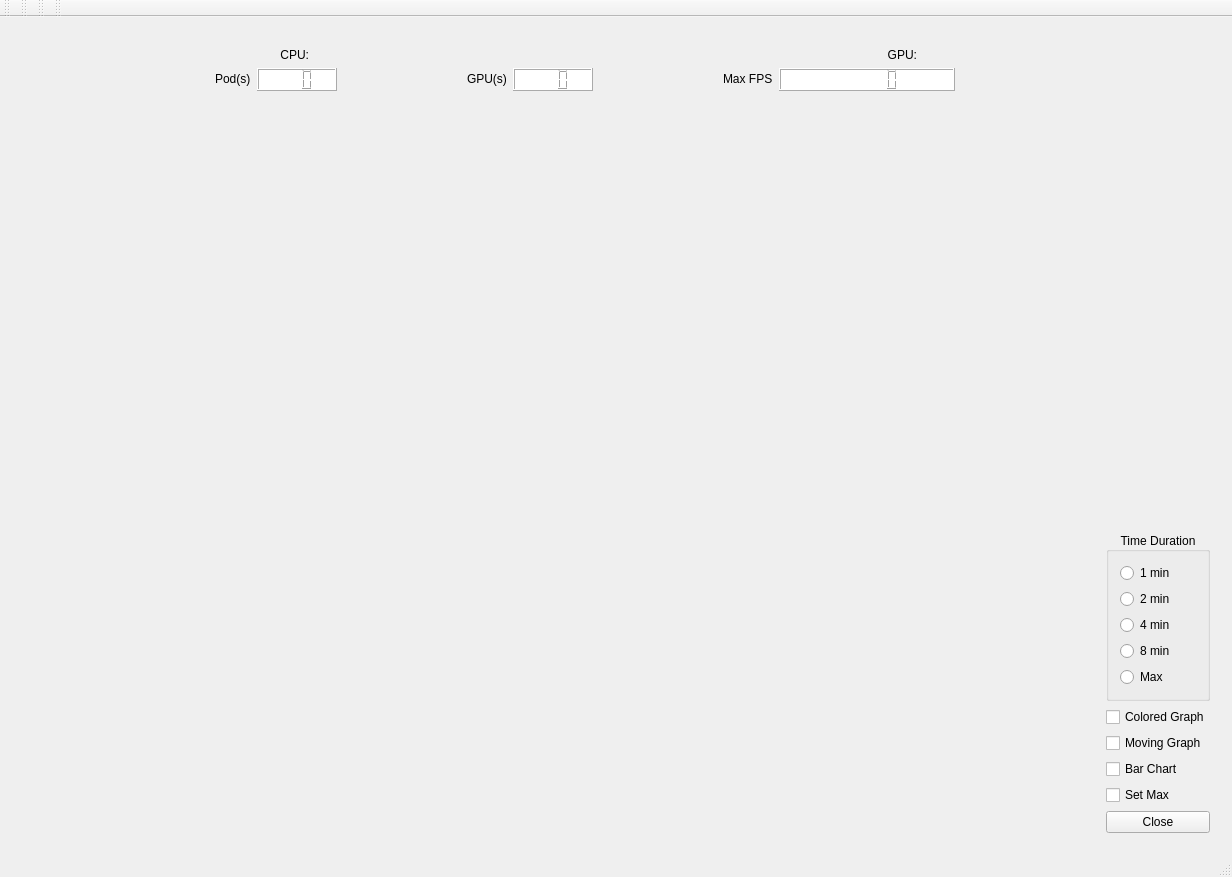
<?xml version="1.0" encoding="UTF-8"?>
<ui version="4.0">
 <class>perf_chart</class>
 <widget class="QMainWindow" name="perf_chart">
  <property name="geometry">
   <rect>
    <x>0</x>
    <y>0</y>
    <width>1232</width>
    <height>877</height>
   </rect>
  </property>
  <property name="windowTitle">
   <string>AMD MIVisionX Inference Graph</string>
  </property>
  <property name="autoFillBackground">
   <bool>true</bool>
  </property>
  <widget class="QWidget" name="centralWidget">
   <layout class="QVBoxLayout" name="verticalLayout_4">
    <item>
     <layout class="QHBoxLayout" name="horizontalLayout_4">
      <item>
       <widget class="QLabel" name="label">
        <property name="sizePolicy">
         <sizepolicy hsizetype="Minimum" vsizetype="Minimum">
          <horstretch>0</horstretch>
          <verstretch>0</verstretch>
         </sizepolicy>
        </property>
        <property name="text">
         <string/>
        </property>
        <property name="pixmap">
         <pixmap resource="resources.qrc">:/images/AMD.png</pixmap>
        </property>
        <property name="alignment">
         <set>Qt::AlignCenter</set>
        </property>
       </widget>
      </item>
      <item>
       <widget class="QLabel" name="label_3">
        <property name="sizePolicy">
         <sizepolicy hsizetype="Minimum" vsizetype="Minimum">
          <horstretch>0</horstretch>
          <verstretch>0</verstretch>
         </sizepolicy>
        </property>
        <property name="text">
         <string/>
        </property>
        <property name="pixmap">
         <pixmap resource="resources.qrc">:/images/Radeon.png</pixmap>
        </property>
        <property name="alignment">
         <set>Qt::AlignCenter</set>
        </property>
       </widget>
      </item>
      <item>
       <widget class="QLabel" name="label_2">
        <property name="sizePolicy">
         <sizepolicy hsizetype="Minimum" vsizetype="Minimum">
          <horstretch>0</horstretch>
          <verstretch>0</verstretch>
         </sizepolicy>
        </property>
        <property name="text">
         <string/>
        </property>
        <property name="pixmap">
         <pixmap resource="resources.qrc">:/images/MIVisionX.png</pixmap>
        </property>
        <property name="alignment">
         <set>Qt::AlignCenter</set>
        </property>
       </widget>
      </item>
     </layout>
    </item>
    <item>
     <layout class="QHBoxLayout" name="horizontalLayout_8">
      <item>
       <widget class="QLabel" name="CPU_label">
        <property name="maximumSize">
         <size>
          <width>500</width>
          <height>16777215</height>
         </size>
        </property>
        <property name="styleSheet">
         <string notr="true">color: rgb(0, 0, 0);
font: 75 36pt &quot;Ubuntu&quot;;</string>
        </property>
        <property name="text">
         <string>CPU:</string>
        </property>
        <property name="alignment">
         <set>Qt::AlignRight|Qt::AlignTrailing|Qt::AlignVCenter</set>
        </property>
       </widget>
      </item>
      <item>
       <widget class="QLabel" name="cpuName_label">
        <property name="maximumSize">
         <size>
          <width>500</width>
          <height>16777215</height>
         </size>
        </property>
        <property name="styleSheet">
         <string notr="true">color: rgb(170, 0, 0);
font: 75 36pt &quot;Ubuntu&quot;;</string>
        </property>
        <property name="text">
         <string/>
        </property>
       </widget>
      </item>
      <item>
       <widget class="QLabel" name="GPU_label">
        <property name="maximumSize">
         <size>
          <width>500</width>
          <height>16777215</height>
         </size>
        </property>
        <property name="styleSheet">
         <string notr="true">color: rgb(0, 0, 0);
font: 75 36pt &quot;Ubuntu&quot;;</string>
        </property>
        <property name="text">
         <string>GPU:</string>
        </property>
        <property name="alignment">
         <set>Qt::AlignRight|Qt::AlignTrailing|Qt::AlignVCenter</set>
        </property>
       </widget>
      </item>
      <item>
       <widget class="QLabel" name="gpuName_label">
        <property name="maximumSize">
         <size>
          <width>500</width>
          <height>16777215</height>
         </size>
        </property>
        <property name="styleSheet">
         <string notr="true">color: rgb(170, 0, 0);
font: 75 36pt &quot;Ubuntu&quot;;</string>
        </property>
        <property name="text">
         <string/>
        </property>
       </widget>
      </item>
     </layout>
    </item>
    <item>
     <layout class="QHBoxLayout" name="horizontalLayout_7">
      <item>
       <layout class="QVBoxLayout" name="verticalLayout_3">
        <item>
         <layout class="QHBoxLayout" name="horizontalLayout_6">
          <item>
           <spacer name="horizontalSpacer_5">
            <property name="orientation">
             <enum>Qt::Horizontal</enum>
            </property>
            <property name="sizeType">
             <enum>QSizePolicy::Fixed</enum>
            </property>
            <property name="sizeHint" stdset="0">
             <size>
              <width>100</width>
              <height>20</height>
             </size>
            </property>
           </spacer>
          </item>
          <item>
           <layout class="QHBoxLayout" name="horizontalLayout_2">
            <item>
             <widget class="QLabel" name="Pods">
              <property name="sizePolicy">
               <sizepolicy hsizetype="Fixed" vsizetype="Fixed">
                <horstretch>0</horstretch>
                <verstretch>0</verstretch>
               </sizepolicy>
              </property>
              <property name="styleSheet">
               <string notr="true">color: rgb(0, 0, 0);
font: 75 36pt &quot;Ubuntu&quot;;</string>
              </property>
              <property name="text">
               <string>Pod(s)</string>
              </property>
              <property name="textFormat">
               <enum>Qt::AutoText</enum>
              </property>
              <property name="alignment">
               <set>Qt::AlignBottom|Qt::AlignLeading|Qt::AlignLeft</set>
              </property>
             </widget>
            </item>
            <item>
             <widget class="QLCDNumber" name="pods_lcdNumber">
              <property name="sizePolicy">
               <sizepolicy hsizetype="Fixed" vsizetype="Minimum">
                <horstretch>0</horstretch>
                <verstretch>0</verstretch>
               </sizepolicy>
              </property>
              <property name="maximumSize">
               <size>
                <width>80</width>
                <height>16777215</height>
               </size>
              </property>
              <property name="styleSheet">
               <string notr="true">background-color: rgb(255, 255, 255);
color: rgb(0, 0, 0);</string>
              </property>
              <property name="digitCount">
               <number>3</number>
              </property>
             </widget>
            </item>
           </layout>
          </item>
          <item>
           <spacer name="horizontalSpacer_3">
            <property name="orientation">
             <enum>Qt::Horizontal</enum>
            </property>
            <property name="sizeType">
             <enum>QSizePolicy::Fixed</enum>
            </property>
            <property name="sizeHint" stdset="0">
             <size>
              <width>20</width>
              <height>20</height>
             </size>
            </property>
           </spacer>
          </item>
          <item>
           <layout class="QHBoxLayout" name="horizontalLayout_3">
            <item>
             <widget class="QLabel" name="GPUs">
              <property name="sizePolicy">
               <sizepolicy hsizetype="Fixed" vsizetype="Fixed">
                <horstretch>0</horstretch>
                <verstretch>0</verstretch>
               </sizepolicy>
              </property>
              <property name="styleSheet">
               <string notr="true">color: rgb(0, 0, 0);
font: 75 36pt &quot;Ubuntu&quot;;</string>
              </property>
              <property name="text">
               <string>GPU(s)</string>
              </property>
              <property name="textFormat">
               <enum>Qt::AutoText</enum>
              </property>
              <property name="alignment">
               <set>Qt::AlignBottom|Qt::AlignLeading|Qt::AlignLeft</set>
              </property>
             </widget>
            </item>
            <item>
             <widget class="QLCDNumber" name="gpus_lcdNumber">
              <property name="sizePolicy">
               <sizepolicy hsizetype="Fixed" vsizetype="Minimum">
                <horstretch>0</horstretch>
                <verstretch>0</verstretch>
               </sizepolicy>
              </property>
              <property name="maximumSize">
               <size>
                <width>80</width>
                <height>16777215</height>
               </size>
              </property>
              <property name="styleSheet">
               <string notr="true">background-color: rgb(255, 255, 255);
color: rgb(0, 0, 0);</string>
              </property>
              <property name="digitCount">
               <number>3</number>
              </property>
             </widget>
            </item>
           </layout>
          </item>
          <item>
           <spacer name="horizontalSpacer_4">
            <property name="orientation">
             <enum>Qt::Horizontal</enum>
            </property>
            <property name="sizeType">
             <enum>QSizePolicy::Fixed</enum>
            </property>
            <property name="sizeHint" stdset="0">
             <size>
              <width>20</width>
              <height>20</height>
             </size>
            </property>
           </spacer>
          </item>
          <item>
           <layout class="QHBoxLayout" name="horizontalLayout_5">
            <item>
             <widget class="QLabel" name="MaxFPS">
              <property name="sizePolicy">
               <sizepolicy hsizetype="Fixed" vsizetype="Fixed">
                <horstretch>0</horstretch>
                <verstretch>0</verstretch>
               </sizepolicy>
              </property>
              <property name="styleSheet">
               <string notr="true">color: rgb(0, 0, 0);
font: 75 36pt &quot;Ubuntu&quot;;</string>
              </property>
              <property name="text">
               <string>Max FPS</string>
              </property>
              <property name="textFormat">
               <enum>Qt::AutoText</enum>
              </property>
              <property name="alignment">
               <set>Qt::AlignBottom|Qt::AlignLeading|Qt::AlignLeft</set>
              </property>
             </widget>
            </item>
            <item>
             <widget class="QLCDNumber" name="maxfps_lcdNumber">
              <property name="sizePolicy">
               <sizepolicy hsizetype="Preferred" vsizetype="Minimum">
                <horstretch>0</horstretch>
                <verstretch>0</verstretch>
               </sizepolicy>
              </property>
              <property name="minimumSize">
               <size>
                <width>176</width>
                <height>0</height>
               </size>
              </property>
              <property name="maximumSize">
               <size>
                <width>176</width>
                <height>16777215</height>
               </size>
              </property>
              <property name="styleSheet">
               <string notr="true">background-color: rgb(255, 255, 255);
color: rgb(0, 0, 0);</string>
              </property>
              <property name="digitCount">
               <number>6</number>
              </property>
             </widget>
            </item>
            <item>
             <spacer name="horizontalSpacer">
              <property name="orientation">
               <enum>Qt::Horizontal</enum>
              </property>
              <property name="sizeType">
               <enum>QSizePolicy::Fixed</enum>
              </property>
              <property name="sizeHint" stdset="0">
               <size>
                <width>30</width>
                <height>20</height>
               </size>
              </property>
             </spacer>
            </item>
           </layout>
          </item>
         </layout>
        </item>
        <item>
         <widget class="QCustomPlot" name="CustomPlot" native="true">
          <property name="sizePolicy">
           <sizepolicy hsizetype="Expanding" vsizetype="Expanding">
            <horstretch>0</horstretch>
            <verstretch>0</verstretch>
           </sizepolicy>
          </property>
          <property name="minimumSize">
           <size>
            <width>850</width>
            <height>631</height>
           </size>
          </property>
          <property name="autoFillBackground">
           <bool>false</bool>
          </property>
         </widget>
        </item>
       </layout>
      </item>
      <item>
       <widget class="QSplitter" name="splitter">
        <property name="sizePolicy">
         <sizepolicy hsizetype="Fixed" vsizetype="Expanding">
          <horstretch>0</horstretch>
          <verstretch>0</verstretch>
         </sizepolicy>
        </property>
        <property name="orientation">
         <enum>Qt::Vertical</enum>
        </property>
        <widget class="QWidget" name="layoutWidget">
         <layout class="QVBoxLayout" name="verticalLayout_2">
          <item>
           <spacer name="verticalSpacer_2">
            <property name="orientation">
             <enum>Qt::Vertical</enum>
            </property>
            <property name="sizeHint" stdset="0">
             <size>
              <width>20</width>
              <height>40</height>
             </size>
            </property>
           </spacer>
          </item>
          <item>
           <widget class="QGroupBox" name="groupBox">
            <property name="layoutDirection">
             <enum>Qt::LeftToRight</enum>
            </property>
            <property name="autoFillBackground">
             <bool>false</bool>
            </property>
            <property name="title">
             <string>Time Duration</string>
            </property>
            <property name="alignment">
             <set>Qt::AlignCenter</set>
            </property>
            <property name="flat">
             <bool>false</bool>
            </property>
            <property name="checkable">
             <bool>false</bool>
            </property>
            <layout class="QHBoxLayout" name="horizontalLayout">
             <item>
              <layout class="QVBoxLayout" name="verticalLayout">
               <item>
                <widget class="QRadioButton" name="rb1">
                 <property name="maximumSize">
                  <size>
                   <width>68</width>
                   <height>16777215</height>
                  </size>
                 </property>
                 <property name="mouseTracking">
                  <bool>true</bool>
                 </property>
                 <property name="text">
                  <string>1 min</string>
                 </property>
                </widget>
               </item>
               <item>
                <widget class="QRadioButton" name="rb2">
                 <property name="text">
                  <string>2 min</string>
                 </property>
                </widget>
               </item>
               <item>
                <widget class="QRadioButton" name="rb3">
                 <property name="text">
                  <string>4 min</string>
                 </property>
                </widget>
               </item>
               <item>
                <widget class="QRadioButton" name="rb4">
                 <property name="text">
                  <string>8 min</string>
                 </property>
                </widget>
               </item>
               <item>
                <widget class="QRadioButton" name="rb5">
                 <property name="text">
                  <string>Max</string>
                 </property>
                </widget>
               </item>
              </layout>
             </item>
            </layout>
           </widget>
          </item>
          <item>
           <widget class="QCheckBox" name="coloredGraph">
            <property name="text">
             <string>Colored Graph</string>
            </property>
           </widget>
          </item>
          <item>
           <widget class="QCheckBox" name="movingGraph">
            <property name="text">
             <string>Moving Graph</string>
            </property>
           </widget>
          </item>
          <item>
           <widget class="QCheckBox" name="barChart">
            <property name="text">
             <string>Bar Chart</string>
            </property>
           </widget>
          </item>
          <item>
           <widget class="QCheckBox" name="setMax">
            <property name="text">
             <string>Set Max</string>
            </property>
           </widget>
          </item>
          <item>
           <widget class="QPushButton" name="closeButton">
            <property name="text">
             <string>Close</string>
            </property>
           </widget>
          </item>
         </layout>
        </widget>
       </widget>
      </item>
     </layout>
    </item>
   </layout>
  </widget>
  <widget class="QMenuBar" name="menuBar">
   <property name="geometry">
    <rect>
     <x>0</x>
     <y>0</y>
     <width>1232</width>
     <height>22</height>
    </rect>
   </property>
  </widget>
  <widget class="QToolBar" name="mainToolBar">
   <attribute name="toolBarArea">
    <enum>TopToolBarArea</enum>
   </attribute>
   <attribute name="toolBarBreak">
    <bool>false</bool>
   </attribute>
  </widget>
  <widget class="QStatusBar" name="statusBar"/>
  <widget class="QToolBar" name="toolBar">
   <property name="windowTitle">
    <string>toolBar</string>
   </property>
   <attribute name="toolBarArea">
    <enum>TopToolBarArea</enum>
   </attribute>
   <attribute name="toolBarBreak">
    <bool>false</bool>
   </attribute>
  </widget>
  <widget class="QToolBar" name="toolBar_2">
   <property name="windowTitle">
    <string>toolBar_2</string>
   </property>
   <attribute name="toolBarArea">
    <enum>TopToolBarArea</enum>
   </attribute>
   <attribute name="toolBarBreak">
    <bool>false</bool>
   </attribute>
  </widget>
  <widget class="QToolBar" name="toolBar_3">
   <property name="windowTitle">
    <string>toolBar_3</string>
   </property>
   <attribute name="toolBarArea">
    <enum>TopToolBarArea</enum>
   </attribute>
   <attribute name="toolBarBreak">
    <bool>false</bool>
   </attribute>
  </widget>
 </widget>
 <layoutdefault spacing="6" margin="11"/>
 <customwidgets>
  <customwidget>
   <class>QCustomPlot</class>
   <extends>QWidget</extends>
   <header>qcustomplot.h</header>
   <container>1</container>
  </customwidget>
 </customwidgets>
 <resources>
  <include location="resources.qrc"/>
 </resources>
 <connections/>
</ui>
